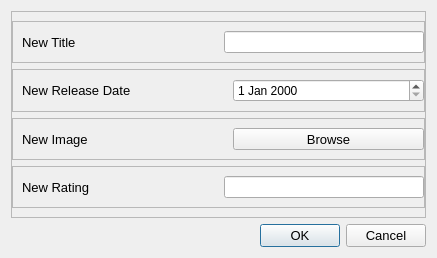
<?xml version="1.0" encoding="UTF-8"?>
<ui version="4.0">
 <class>EditDialog</class>
 <widget class="QDialog" name="EditDialog">
  <property name="geometry">
   <rect>
    <x>0</x>
    <y>0</y>
    <width>437</width>
    <height>256</height>
   </rect>
  </property>
  <property name="windowTitle">
   <string>Edit Anime</string>
  </property>
  <property name="windowIcon">
   <iconset>
    <normaloff>sidebar/Crunchyroll_Logo.png</normaloff>sidebar/Crunchyroll_Logo.png</iconset>
  </property>
  <layout class="QVBoxLayout" name="verticalLayout">
   <item>
    <widget class="QFrame" name="frame">
     <property name="frameShape">
      <enum>QFrame::StyledPanel</enum>
     </property>
     <property name="frameShadow">
      <enum>QFrame::Raised</enum>
     </property>
     <layout class="QVBoxLayout" name="verticalLayout_2">
      <property name="leftMargin">
       <number>0</number>
      </property>
      <property name="rightMargin">
       <number>0</number>
      </property>
      <item>
       <widget class="QFrame" name="titleFrame">
        <property name="frameShape">
         <enum>QFrame::StyledPanel</enum>
        </property>
        <property name="frameShadow">
         <enum>QFrame::Raised</enum>
        </property>
        <layout class="QHBoxLayout" name="horizontalLayout">
         <property name="spacing">
          <number>20</number>
         </property>
         <property name="rightMargin">
          <number>0</number>
         </property>
         <item>
          <widget class="QLabel" name="titleLabel">
           <property name="minimumSize">
            <size>
             <width>100</width>
             <height>0</height>
            </size>
           </property>
           <property name="font">
            <font>
             <pointsize>10</pointsize>
            </font>
           </property>
           <property name="text">
            <string>New Title</string>
           </property>
          </widget>
         </item>
         <item>
          <widget class="QLineEdit" name="titleInput">
           <property name="maximumSize">
            <size>
             <width>200</width>
             <height>16777215</height>
            </size>
           </property>
          </widget>
         </item>
        </layout>
       </widget>
      </item>
      <item>
       <widget class="QFrame" name="releasedateFrame">
        <property name="frameShape">
         <enum>QFrame::StyledPanel</enum>
        </property>
        <property name="frameShadow">
         <enum>QFrame::Raised</enum>
        </property>
        <layout class="QHBoxLayout" name="horizontalLayout_2">
         <property name="spacing">
          <number>20</number>
         </property>
         <property name="rightMargin">
          <number>0</number>
         </property>
         <item>
          <widget class="QLabel" name="releasedateLabel">
           <property name="minimumSize">
            <size>
             <width>100</width>
             <height>0</height>
            </size>
           </property>
           <property name="font">
            <font>
             <pointsize>10</pointsize>
            </font>
           </property>
           <property name="text">
            <string>New Release Date</string>
           </property>
          </widget>
         </item>
         <item>
          <widget class="QDateEdit" name="releasedateInput">
           <property name="maximumSize">
            <size>
             <width>200</width>
             <height>16777215</height>
            </size>
           </property>
          </widget>
         </item>
        </layout>
       </widget>
      </item>
      <item>
       <widget class="QFrame" name="imageFrame">
        <property name="frameShape">
         <enum>QFrame::StyledPanel</enum>
        </property>
        <property name="frameShadow">
         <enum>QFrame::Raised</enum>
        </property>
        <layout class="QHBoxLayout" name="horizontalLayout_3">
         <property name="spacing">
          <number>20</number>
         </property>
         <property name="rightMargin">
          <number>0</number>
         </property>
         <item>
          <widget class="QLabel" name="imageLabel">
           <property name="minimumSize">
            <size>
             <width>100</width>
             <height>0</height>
            </size>
           </property>
           <property name="font">
            <font>
             <pointsize>10</pointsize>
            </font>
           </property>
           <property name="text">
            <string>New Image</string>
           </property>
          </widget>
         </item>
         <item>
          <widget class="QToolButton" name="uploadImgButton">
           <property name="minimumSize">
            <size>
             <width>100</width>
             <height>0</height>
            </size>
           </property>
           <property name="maximumSize">
            <size>
             <width>200</width>
             <height>16777215</height>
            </size>
           </property>
           <property name="font">
            <font>
             <pointsize>10</pointsize>
            </font>
           </property>
           <property name="text">
            <string>Browse</string>
           </property>
           <property name="checkable">
            <bool>true</bool>
           </property>
           <property name="autoExclusive">
            <bool>true</bool>
           </property>
          </widget>
         </item>
        </layout>
       </widget>
      </item>
      <item>
       <widget class="QFrame" name="ratingFrame">
        <property name="frameShape">
         <enum>QFrame::StyledPanel</enum>
        </property>
        <property name="frameShadow">
         <enum>QFrame::Raised</enum>
        </property>
        <layout class="QHBoxLayout" name="horizontalLayout_4">
         <property name="spacing">
          <number>20</number>
         </property>
         <property name="rightMargin">
          <number>0</number>
         </property>
         <item>
          <widget class="QLabel" name="ratingLabel">
           <property name="minimumSize">
            <size>
             <width>100</width>
             <height>0</height>
            </size>
           </property>
           <property name="font">
            <font>
             <pointsize>10</pointsize>
            </font>
           </property>
           <property name="text">
            <string>New Rating</string>
           </property>
          </widget>
         </item>
         <item>
          <widget class="QLineEdit" name="ratingInput">
           <property name="maximumSize">
            <size>
             <width>200</width>
             <height>16777215</height>
            </size>
           </property>
          </widget>
         </item>
        </layout>
       </widget>
      </item>
     </layout>
    </widget>
   </item>
   <item>
    <widget class="QDialogButtonBox" name="buttonBox">
     <property name="font">
      <font>
       <pointsize>10</pointsize>
      </font>
     </property>
     <property name="orientation">
      <enum>Qt::Horizontal</enum>
     </property>
     <property name="standardButtons">
      <set>QDialogButtonBox::Cancel|QDialogButtonBox::Ok</set>
     </property>
    </widget>
   </item>
  </layout>
 </widget>
 <resources/>
 <connections>
  <connection>
   <sender>buttonBox</sender>
   <signal>accepted()</signal>
   <receiver>EditDialog</receiver>
   <slot>accept()</slot>
   <hints>
    <hint type="sourcelabel">
     <x>248</x>
     <y>254</y>
    </hint>
    <hint type="destinationlabel">
     <x>157</x>
     <y>274</y>
    </hint>
   </hints>
  </connection>
  <connection>
   <sender>buttonBox</sender>
   <signal>rejected()</signal>
   <receiver>EditDialog</receiver>
   <slot>reject()</slot>
   <hints>
    <hint type="sourcelabel">
     <x>316</x>
     <y>260</y>
    </hint>
    <hint type="destinationlabel">
     <x>286</x>
     <y>274</y>
    </hint>
   </hints>
  </connection>
 </connections>
</ui>
